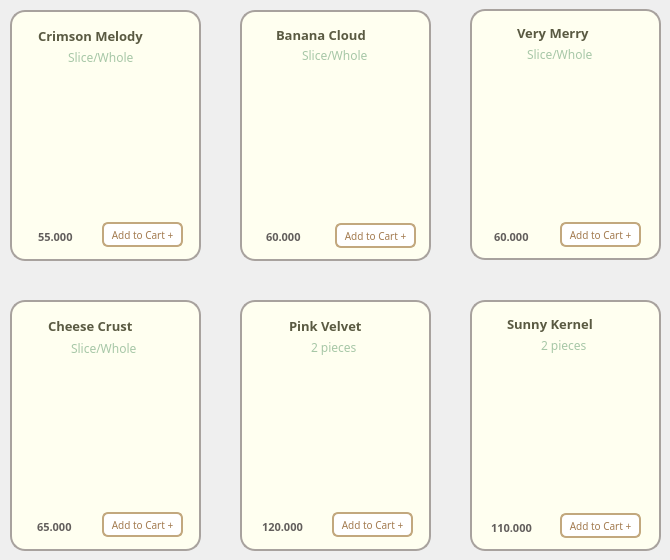
      <widget class="QWidget" name="page_Tart">
       <widget class="QFrame" name="frame_tartpink">
        <property name="geometry">
         <rect>
          <x>240</x>
          <y>300</y>
          <width>191</width>
          <height>251</height>
         </rect>
        </property>
        <property name="styleSheet">
         <string notr="true">background-color:#FFFFF0;
border-radius: 15px; 
border: 2px solid #A8A29E ;</string>
        </property>
        <property name="frameShape">
         <enum>QFrame::StyledPanel</enum>
        </property>
        <property name="frameShadow">
         <enum>QFrame::Raised</enum>
        </property>
        <widget class="QLabel" name="label_tart_pink">
         <property name="geometry">
          <rect>
           <x>20</x>
           <y>-70</y>
           <width>201</width>
           <height>271</height>
          </rect>
         </property>
         <property name="sizePolicy">
          <sizepolicy hsizetype="Fixed" vsizetype="Fixed">
           <horstretch>25</horstretch>
           <verstretch>25</verstretch>
          </sizepolicy>
         </property>
         <property name="minimumSize">
          <size>
           <width>25</width>
           <height>25</height>
          </size>
         </property>
         <property name="maximumSize">
          <size>
           <width>16777215</width>
           <height>16777215</height>
          </size>
         </property>
         <property name="sizeIncrement">
          <size>
           <width>3</width>
           <height>0</height>
          </size>
         </property>
         <property name="styleSheet">
          <string notr="true">border:0px;
border-radius:0px;
background-color: transparent</string>
         </property>
         <property name="frameShape">
          <enum>QFrame::WinPanel</enum>
         </property>
         <property name="text">
          <string/>
         </property>
         <property name="pixmap">
          <pixmap>../images/image-removebg-preview (20).png</pixmap>
         </property>
         <property name="scaledContents">
          <bool>true</bool>
         </property>
        </widget>
        <widget class="QLabel" name="label_pink">
         <property name="geometry">
          <rect>
           <x>49</x>
           <y>16</y>
           <width>121</width>
           <height>20</height>
          </rect>
         </property>
         <property name="sizePolicy">
          <sizepolicy hsizetype="Fixed" vsizetype="Fixed">
           <horstretch>0</horstretch>
           <verstretch>0</verstretch>
          </sizepolicy>
         </property>
         <property name="font">
          <font>
           <family>Mongolian Baiti</family>
           <pointsize>10</pointsize>
           <weight>75</weight>
           <bold>true</bold>
          </font>
         </property>
         <property name="styleSheet">
          <string notr="true">border-radius: 0px;
border:0px solid;
color:#5A5A42</string>
         </property>
         <property name="text">
          <string>Pink Velvet</string>
         </property>
        </widget>
        <widget class="QLabel" name="label_pink_size">
         <property name="geometry">
          <rect>
           <x>71</x>
           <y>39</y>
           <width>51</width>
           <height>16</height>
          </rect>
         </property>
         <property name="font">
          <font>
           <family>Mongolian Baiti</family>
           <pointsize>9</pointsize>
          </font>
         </property>
         <property name="styleSheet">
          <string notr="true">color: #A7C7A7;
border:0px</string>
         </property>
         <property name="text">
          <string>2 pieces</string>
         </property>
        </widget>
        <widget class="QLabel" name="label_pink_price">
         <property name="geometry">
          <rect>
           <x>22</x>
           <y>219</y>
           <width>81</width>
           <height>16</height>
          </rect>
         </property>
         <property name="font">
          <font>
           <family>Mongolian Baiti</family>
           <pointsize>8</pointsize>
           <weight>75</weight>
           <bold>true</bold>
          </font>
         </property>
         <property name="styleSheet">
          <string notr="true">border:0px;
color: rgb(98, 94, 92);
</string>
         </property>
         <property name="text">
          <string>120.000</string>
         </property>
        </widget>
        <widget class="QPushButton" name="pushButton_add_pink">
         <property name="geometry">
          <rect>
           <x>92</x>
           <y>212</y>
           <width>81</width>
           <height>25</height>
          </rect>
         </property>
         <property name="maximumSize">
          <size>
           <width>16777207</width>
           <height>16777215</height>
          </size>
         </property>
         <property name="font">
          <font>
           <family>Mongolian Baiti</family>
           <pointsize>-1</pointsize>
          </font>
         </property>
         <property name="styleSheet">
          <string notr="true">QPushButton {
    background-color: white;
    color: #A37B50;
    border: 2px solid #C2A87E;
    border-radius: 6px;
    padding: 4px 5px;
    font-size: 10px;
}

QPushButton:hover {
    background-color: #F7F3EF;
}

QPushButton:pressed {
    background-color: #E6D5C3;
}
</string>
         </property>
         <property name="text">
          <string>Add to Cart +</string>
         </property>
        </widget>
       </widget>
       <widget class="QFrame" name="frame_tartbanana">
        <property name="geometry">
         <rect>
          <x>240</x>
          <y>10</y>
          <width>191</width>
          <height>251</height>
         </rect>
        </property>
        <property name="styleSheet">
         <string notr="true">background-color: #FFFFF0;
border-radius: 15px; 
border: 2px solid #A8A29E ;</string>
        </property>
        <property name="frameShape">
         <enum>QFrame::StyledPanel</enum>
        </property>
        <property name="frameShadow">
         <enum>QFrame::Raised</enum>
        </property>
        <widget class="QLabel" name="label_banana">
         <property name="geometry">
          <rect>
           <x>36</x>
           <y>15</y>
           <width>131</width>
           <height>20</height>
          </rect>
         </property>
         <property name="font">
          <font>
           <family>Mongolian Baiti</family>
           <pointsize>10</pointsize>
           <weight>75</weight>
           <bold>true</bold>
          </font>
         </property>
         <property name="styleSheet">
          <string notr="true">border-radius: 0px;
border:0px solid;
color:#5A5A42</string>
         </property>
         <property name="text">
          <string>Banana Cloud</string>
         </property>
        </widget>
        <widget class="QLabel" name="label_tart_banana">
         <property name="geometry">
          <rect>
           <x>-38</x>
           <y>-9</y>
           <width>271</width>
           <height>271</height>
          </rect>
         </property>
         <property name="cursor">
          <cursorShape>ArrowCursor</cursorShape>
         </property>
         <property name="styleSheet">
          <string notr="true">border:0px;
background-color: transparent;</string>
         </property>
         <property name="text">
          <string/>
         </property>
         <property name="pixmap">
          <pixmap>../images/image-removebg-preview (16).png</pixmap>
         </property>
         <property name="scaledContents">
          <bool>true</bool>
         </property>
        </widget>
        <widget class="QLabel" name="label_banana_size">
         <property name="geometry">
          <rect>
           <x>62</x>
           <y>37</y>
           <width>71</width>
           <height>16</height>
          </rect>
         </property>
         <property name="font">
          <font>
           <family>Mongolian Baiti</family>
           <pointsize>9</pointsize>
          </font>
         </property>
         <property name="styleSheet">
          <string notr="true">color: #A7C7A7;
border:0px</string>
         </property>
         <property name="text">
          <string>Slice/Whole</string>
         </property>
        </widget>
        <widget class="QPushButton" name="pushButton_add_banana">
         <property name="geometry">
          <rect>
           <x>95</x>
           <y>213</y>
           <width>81</width>
           <height>25</height>
          </rect>
         </property>
         <property name="maximumSize">
          <size>
           <width>16777207</width>
           <height>16777215</height>
          </size>
         </property>
         <property name="font">
          <font>
           <family>Mongolian Baiti</family>
           <pointsize>-1</pointsize>
          </font>
         </property>
         <property name="styleSheet">
          <string notr="true">QPushButton {
    background-color: white;
    color: #A37B50;
    border: 2px solid #C2A87E;
    border-radius: 6px;
    padding: 4px 5px;
    font-size: 10px;
}

QPushButton:hover {
    background-color: #F7F3EF;
}

QPushButton:pressed {
    background-color: #E6D5C3;
}
</string>
         </property>
         <property name="text">
          <string>Add to Cart +</string>
         </property>
        </widget>
        <widget class="QLabel" name="label_banana_price">
         <property name="geometry">
          <rect>
           <x>26</x>
           <y>219</y>
           <width>61</width>
           <height>16</height>
          </rect>
         </property>
         <property name="font">
          <font>
           <family>Mongolian Baiti</family>
           <pointsize>8</pointsize>
           <weight>75</weight>
           <bold>true</bold>
          </font>
         </property>
         <property name="styleSheet">
          <string notr="true">border:0px;
color: rgb(98, 94, 92);
</string>
         </property>
         <property name="text">
          <string>60.000</string>
         </property>
        </widget>
        <zorder>label_tart_banana</zorder>
        <zorder>label_banana_size</zorder>
        <zorder>pushButton_add_banana</zorder>
        <zorder>label_banana_price</zorder>
        <zorder>label_banana</zorder>
       </widget>
       <widget class="QFrame" name="frame_tartcrimson">
        <property name="geometry">
         <rect>
          <x>10</x>
          <y>10</y>
          <width>191</width>
          <height>251</height>
         </rect>
        </property>
        <property name="styleSheet">
         <string notr="true">background-color:#FFFFF0;
border-radius: 15px; 
border: 2px solid #A8A29E ;</string>
        </property>
        <property name="frameShape">
         <enum>QFrame::StyledPanel</enum>
        </property>
        <property name="frameShadow">
         <enum>QFrame::Raised</enum>
        </property>
        <widget class="QLabel" name="label_tart_crimson">
         <property name="geometry">
          <rect>
           <x>-60</x>
           <y>-100</y>
           <width>321</width>
           <height>351</height>
          </rect>
         </property>
         <property name="sizePolicy">
          <sizepolicy hsizetype="Fixed" vsizetype="Fixed">
           <horstretch>25</horstretch>
           <verstretch>25</verstretch>
          </sizepolicy>
         </property>
         <property name="minimumSize">
          <size>
           <width>25</width>
           <height>25</height>
          </size>
         </property>
         <property name="maximumSize">
          <size>
           <width>16777215</width>
           <height>16777215</height>
          </size>
         </property>
         <property name="sizeIncrement">
          <size>
           <width>3</width>
           <height>0</height>
          </size>
         </property>
         <property name="styleSheet">
          <string notr="true">border:0px;
border-radius:0px;
background-color: transparent</string>
         </property>
         <property name="frameShape">
          <enum>QFrame::WinPanel</enum>
         </property>
         <property name="text">
          <string/>
         </property>
         <property name="pixmap">
          <pixmap>../images/image-removebg-preview (14).png</pixmap>
         </property>
         <property name="scaledContents">
          <bool>true</bool>
         </property>
        </widget>
        <widget class="QLabel" name="label_crimson">
         <property name="geometry">
          <rect>
           <x>28</x>
           <y>16</y>
           <width>141</width>
           <height>20</height>
          </rect>
         </property>
         <property name="sizePolicy">
          <sizepolicy hsizetype="Fixed" vsizetype="Fixed">
           <horstretch>0</horstretch>
           <verstretch>0</verstretch>
          </sizepolicy>
         </property>
         <property name="font">
          <font>
           <family>Mongolian Baiti</family>
           <pointsize>10</pointsize>
           <weight>75</weight>
           <bold>true</bold>
          </font>
         </property>
         <property name="styleSheet">
          <string notr="true">border-radius: 0px;
border:0px solid;
color:#5A5A42</string>
         </property>
         <property name="text">
          <string>Crimson Melody</string>
         </property>
        </widget>
        <widget class="QLabel" name="label_crimson_size">
         <property name="geometry">
          <rect>
           <x>58</x>
           <y>39</y>
           <width>71</width>
           <height>16</height>
          </rect>
         </property>
         <property name="font">
          <font>
           <family>Mongolian Baiti</family>
           <pointsize>9</pointsize>
          </font>
         </property>
         <property name="styleSheet">
          <string notr="true">color: #A7C7A7;
border:0px</string>
         </property>
         <property name="text">
          <string>Slice/Whole</string>
         </property>
        </widget>
        <widget class="QLabel" name="label_crimson_price">
         <property name="geometry">
          <rect>
           <x>28</x>
           <y>219</y>
           <width>81</width>
           <height>16</height>
          </rect>
         </property>
         <property name="font">
          <font>
           <family>Mongolian Baiti</family>
           <pointsize>8</pointsize>
           <weight>75</weight>
           <bold>true</bold>
          </font>
         </property>
         <property name="styleSheet">
          <string notr="true">border:0px;
color: rgb(98, 94, 92);
</string>
         </property>
         <property name="text">
          <string>55.000</string>
         </property>
        </widget>
        <widget class="QPushButton" name="pushButton_add_crimson">
         <property name="geometry">
          <rect>
           <x>92</x>
           <y>212</y>
           <width>81</width>
           <height>25</height>
          </rect>
         </property>
         <property name="maximumSize">
          <size>
           <width>16777207</width>
           <height>16777215</height>
          </size>
         </property>
         <property name="font">
          <font>
           <family>Mongolian Baiti</family>
           <pointsize>-1</pointsize>
          </font>
         </property>
         <property name="styleSheet">
          <string notr="true">QPushButton {
    background-color: white;
    color: #A37B50;
    border: 2px solid #C2A87E;
    border-radius: 6px;
    padding: 4px 5px;
    font-size: 10px;
}

QPushButton:hover {
    background-color: #F7F3EF;
}

QPushButton:pressed {
    background-color: #E6D5C3;
}
</string>
         </property>
         <property name="text">
          <string>Add to Cart +</string>
         </property>
        </widget>
       </widget>
       <widget class="QFrame" name="frame_tartsunny">
        <property name="geometry">
         <rect>
          <x>470</x>
          <y>300</y>
          <width>191</width>
          <height>251</height>
         </rect>
        </property>
        <property name="styleSheet">
         <string notr="true">background-color:#FFFFF0;
border-radius: 15px; 
border: 2px solid #A8A29E ;</string>
        </property>
        <property name="frameShape">
         <enum>QFrame::StyledPanel</enum>
        </property>
        <property name="frameShadow">
         <enum>QFrame::Raised</enum>
        </property>
        <widget class="QLabel" name="label_sunny">
         <property name="geometry">
          <rect>
           <x>37</x>
           <y>14</y>
           <width>121</width>
           <height>20</height>
          </rect>
         </property>
         <property name="font">
          <font>
           <family>Mongolian Baiti</family>
           <pointsize>10</pointsize>
           <weight>75</weight>
           <bold>true</bold>
          </font>
         </property>
         <property name="styleSheet">
          <string notr="true">border-radius: 0px;
border:0px solid;
color:#5A5A42</string>
         </property>
         <property name="text">
          <string>Sunny Kernel</string>
         </property>
        </widget>
        <widget class="QLabel" name="label_sunny_size">
         <property name="geometry">
          <rect>
           <x>71</x>
           <y>37</y>
           <width>51</width>
           <height>16</height>
          </rect>
         </property>
         <property name="font">
          <font>
           <family>Mongolian Baiti</family>
           <pointsize>9</pointsize>
          </font>
         </property>
         <property name="styleSheet">
          <string notr="true">color: #A7C7A7;
border:0px</string>
         </property>
         <property name="text">
          <string>2 pieces</string>
         </property>
        </widget>
        <widget class="QLabel" name="label_tart_sunny">
         <property name="geometry">
          <rect>
           <x>0</x>
           <y>-30</y>
           <width>231</width>
           <height>301</height>
          </rect>
         </property>
         <property name="styleSheet">
          <string notr="true">border:0px;
background-color: transparent;</string>
         </property>
         <property name="text">
          <string/>
         </property>
         <property name="pixmap">
          <pixmap>../images/image-removebg-preview (22).png</pixmap>
         </property>
         <property name="scaledContents">
          <bool>true</bool>
         </property>
        </widget>
        <widget class="QPushButton" name="pushButton_add_sunny">
         <property name="geometry">
          <rect>
           <x>90</x>
           <y>213</y>
           <width>81</width>
           <height>25</height>
          </rect>
         </property>
         <property name="maximumSize">
          <size>
           <width>16777207</width>
           <height>16777215</height>
          </size>
         </property>
         <property name="font">
          <font>
           <family>Mongolian Baiti</family>
           <pointsize>-1</pointsize>
          </font>
         </property>
         <property name="styleSheet">
          <string notr="true">QPushButton {
    background-color: white;
    color: #A37B50;
    border: 2px solid #C2A87E;
    border-radius: 6px;
    padding: 4px 5px;
    font-size: 10px;
}

QPushButton:hover {
    background-color: #F7F3EF;
}

QPushButton:pressed {
    background-color: #E6D5C3;
}
</string>
         </property>
         <property name="text">
          <string>Add to Cart +</string>
         </property>
        </widget>
        <widget class="QLabel" name="label_sunny_price">
         <property name="geometry">
          <rect>
           <x>21</x>
           <y>220</y>
           <width>61</width>
           <height>16</height>
          </rect>
         </property>
         <property name="font">
          <font>
           <family>Mongolian Baiti</family>
           <pointsize>8</pointsize>
           <weight>75</weight>
           <bold>true</bold>
          </font>
         </property>
         <property name="styleSheet">
          <string notr="true">border:0px;
color: rgb(98, 94, 92);
</string>
         </property>
         <property name="text">
          <string>110.000</string>
         </property>
        </widget>
        <zorder>label_tart_sunny</zorder>
        <zorder>pushButton_add_sunny</zorder>
        <zorder>label_sunny_price</zorder>
        <zorder>label_sunny</zorder>
        <zorder>label_sunny_size</zorder>
       </widget>
       <widget class="QFrame" name="frame_tartvery">
        <property name="geometry">
         <rect>
          <x>470</x>
          <y>9</y>
          <width>191</width>
          <height>251</height>
         </rect>
        </property>
        <property name="styleSheet">
         <string notr="true">background-color:#FFFFF0;
border-radius: 15px; 
border: 2px solid #A8A29E ;</string>
        </property>
        <property name="frameShape">
         <enum>QFrame::StyledPanel</enum>
        </property>
        <property name="frameShadow">
         <enum>QFrame::Raised</enum>
        </property>
        <widget class="QLabel" name="label_very">
         <property name="geometry">
          <rect>
           <x>47</x>
           <y>14</y>
           <width>101</width>
           <height>20</height>
          </rect>
         </property>
         <property name="font">
          <font>
           <family>Mongolian Baiti</family>
           <pointsize>10</pointsize>
           <weight>75</weight>
           <bold>true</bold>
          </font>
         </property>
         <property name="styleSheet">
          <string notr="true">border-radius: 0px;
border:0px solid;
color:#5A5A42</string>
         </property>
         <property name="text">
          <string>Very Merry</string>
         </property>
        </widget>
        <widget class="QLabel" name="label_very_size">
         <property name="geometry">
          <rect>
           <x>57</x>
           <y>37</y>
           <width>71</width>
           <height>16</height>
          </rect>
         </property>
         <property name="font">
          <font>
           <family>Mongolian Baiti</family>
           <pointsize>9</pointsize>
          </font>
         </property>
         <property name="styleSheet">
          <string notr="true">color: #A7C7A7;
border:0px</string>
         </property>
         <property name="text">
          <string>Slice/Whole</string>
         </property>
        </widget>
        <widget class="QLabel" name="label_tart_very">
         <property name="geometry">
          <rect>
           <x>10</x>
           <y>-60</y>
           <width>291</width>
           <height>291</height>
          </rect>
         </property>
         <property name="sizePolicy">
          <sizepolicy hsizetype="Fixed" vsizetype="Ignored">
           <horstretch>0</horstretch>
           <verstretch>0</verstretch>
          </sizepolicy>
         </property>
         <property name="styleSheet">
          <string notr="true">border:0px;
background-color: transparent;</string>
         </property>
         <property name="text">
          <string/>
         </property>
         <property name="pixmap">
          <pixmap>../images/image-removebg-preview (19).png</pixmap>
         </property>
         <property name="scaledContents">
          <bool>true</bool>
         </property>
        </widget>
        <widget class="QPushButton" name="pushButton_add_very">
         <property name="geometry">
          <rect>
           <x>90</x>
           <y>213</y>
           <width>81</width>
           <height>25</height>
          </rect>
         </property>
         <property name="maximumSize">
          <size>
           <width>16777207</width>
           <height>16777215</height>
          </size>
         </property>
         <property name="font">
          <font>
           <family>Mongolian Baiti</family>
           <pointsize>-1</pointsize>
          </font>
         </property>
         <property name="styleSheet">
          <string notr="true">QPushButton {
    background-color: white;
    color: #A37B50;
    border: 2px solid #C2A87E;
    border-radius: 6px;
    padding: 4px 5px;
    font-size: 10px;
}

QPushButton:hover {
    background-color: #F7F3EF;
}

QPushButton:pressed {
    background-color: #E6D5C3;
}
</string>
         </property>
         <property name="text">
          <string>Add to Cart +</string>
         </property>
        </widget>
        <widget class="QLabel" name="label_very_price">
         <property name="geometry">
          <rect>
           <x>24</x>
           <y>220</y>
           <width>61</width>
           <height>16</height>
          </rect>
         </property>
         <property name="font">
          <font>
           <family>Mongolian Baiti</family>
           <pointsize>8</pointsize>
           <weight>75</weight>
           <bold>true</bold>
          </font>
         </property>
         <property name="styleSheet">
          <string notr="true">border:0px;
color: rgb(98, 94, 92);
</string>
         </property>
         <property name="text">
          <string>60.000</string>
         </property>
        </widget>
        <zorder>label_tart_very</zorder>
        <zorder>pushButton_add_very</zorder>
        <zorder>label_very_price</zorder>
        <zorder>label_very</zorder>
        <zorder>label_very_size</zorder>
       </widget>
       <widget class="QFrame" name="frame_tartcheese">
        <property name="geometry">
         <rect>
          <x>10</x>
          <y>300</y>
          <width>191</width>
          <height>251</height>
         </rect>
        </property>
        <property name="styleSheet">
         <string notr="true">background-color:#FFFFF0;
border-radius: 15px; 
border: 2px solid #A8A29E ;</string>
        </property>
        <property name="frameShape">
         <enum>QFrame::StyledPanel</enum>
        </property>
        <property name="frameShadow">
         <enum>QFrame::Raised</enum>
        </property>
        <widget class="QLabel" name="label_tart_cheese">
         <property name="geometry">
          <rect>
           <x>-121</x>
           <y>-143</y>
           <width>321</width>
           <height>341</height>
          </rect>
         </property>
         <property name="sizePolicy">
          <sizepolicy hsizetype="Fixed" vsizetype="Fixed">
           <horstretch>25</horstretch>
           <verstretch>25</verstretch>
          </sizepolicy>
         </property>
         <property name="minimumSize">
          <size>
           <width>25</width>
           <height>25</height>
          </size>
         </property>
         <property name="maximumSize">
          <size>
           <width>16777215</width>
           <height>16777215</height>
          </size>
         </property>
         <property name="sizeIncrement">
          <size>
           <width>3</width>
           <height>0</height>
          </size>
         </property>
         <property name="styleSheet">
          <string notr="true">border:0px;
border-radius:0px;
background-color: transparent</string>
         </property>
         <property name="frameShape">
          <enum>QFrame::WinPanel</enum>
         </property>
         <property name="text">
          <string/>
         </property>
         <property name="pixmap">
          <pixmap>../images/image-removebg-preview (17).png</pixmap>
         </property>
         <property name="scaledContents">
          <bool>true</bool>
         </property>
        </widget>
        <widget class="QLabel" name="label_cheese">
         <property name="geometry">
          <rect>
           <x>38</x>
           <y>16</y>
           <width>131</width>
           <height>20</height>
          </rect>
         </property>
         <property name="sizePolicy">
          <sizepolicy hsizetype="Fixed" vsizetype="Fixed">
           <horstretch>0</horstretch>
           <verstretch>0</verstretch>
          </sizepolicy>
         </property>
         <property name="font">
          <font>
           <family>Mongolian Baiti</family>
           <pointsize>10</pointsize>
           <weight>75</weight>
           <bold>true</bold>
          </font>
         </property>
         <property name="styleSheet">
          <string notr="true">border-radius: 0px;
border:0px solid;
color:#5A5A42</string>
         </property>
         <property name="text">
          <string>Cheese Crust</string>
         </property>
        </widget>
        <widget class="QLabel" name="label_cheese_size">
         <property name="geometry">
          <rect>
           <x>61</x>
           <y>40</y>
           <width>71</width>
           <height>16</height>
          </rect>
         </property>
         <property name="font">
          <font>
           <family>Mongolian Baiti</family>
           <pointsize>9</pointsize>
          </font>
         </property>
         <property name="styleSheet">
          <string notr="true">color: #A7C7A7;
border:0px</string>
         </property>
         <property name="text">
          <string>Slice/Whole</string>
         </property>
        </widget>
        <widget class="QLabel" name="label_cheese_price">
         <property name="geometry">
          <rect>
           <x>27</x>
           <y>219</y>
           <width>81</width>
           <height>16</height>
          </rect>
         </property>
         <property name="font">
          <font>
           <family>Mongolian Baiti</family>
           <pointsize>8</pointsize>
           <weight>75</weight>
           <bold>true</bold>
          </font>
         </property>
         <property name="styleSheet">
          <string notr="true">border:0px;
color: rgb(98, 94, 92);
</string>
         </property>
         <property name="text">
          <string>65.000</string>
         </property>
        </widget>
        <widget class="QPushButton" name="pushButton_add_cheese">
         <property name="geometry">
          <rect>
           <x>92</x>
           <y>212</y>
           <width>81</width>
           <height>25</height>
          </rect>
         </property>
         <property name="maximumSize">
          <size>
           <width>16777207</width>
           <height>16777215</height>
          </size>
         </property>
         <property name="font">
          <font>
           <family>Mongolian Baiti</family>
           <pointsize>-1</pointsize>
          </font>
         </property>
         <property name="styleSheet">
          <string notr="true">QPushButton {
    background-color: white;
    color: #A37B50;
    border: 2px solid #C2A87E;
    border-radius: 6px;
    padding: 4px 5px;
    font-size: 10px;
}

QPushButton:hover {
    background-color: #F7F3EF;
}

QPushButton:pressed {
    background-color: #E6D5C3;
}
</string>
         </property>
         <property name="text">
          <string>Add to Cart +</string>
         </property>
        </widget>
       </widget>
      </widget>
